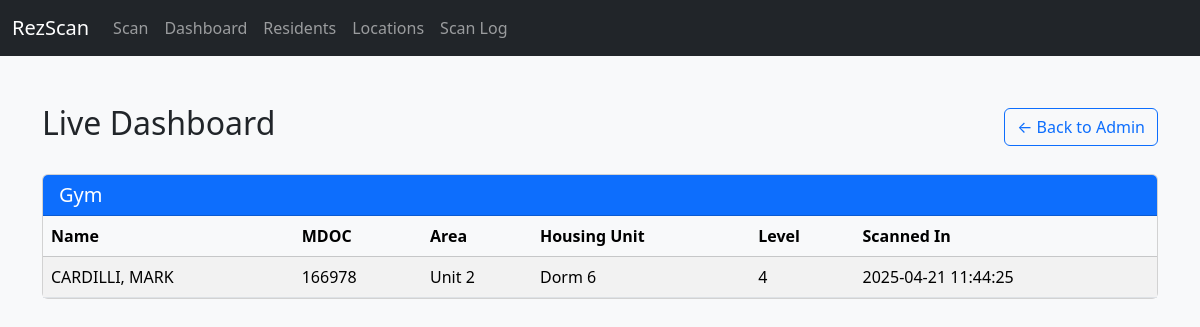
The app's page /admin/dashboard with its own data.
### tables this page shows
CREATE TABLE residents (
                id INTEGER PRIMARY KEY AUTOINCREMENT,
                name TEXT NOT NULL,
                mdoc TEXT UNIQUE NOT NULL,
                unit TEXT,
                housing_unit TEXT,
                level TEXT,
                photo TEXT
            );

CREATE TABLE scans (
                scanid INTEGER PRIMARY KEY AUTOINCREMENT,
                mdoc TEXT,
                date TEXT,
                time TEXT,
                status TEXT,
                location TEXT
            );

### RezScan Flask App.py (the view)
@app.route('/admin/dashboard')
def dashboard():
    with sqlite3.connect(DB_PATH) as conn:
        c = conn.cursor()
        c.execute('''
            SELECT s.mdoc, MAX(s.date || ' ' || s.time) as latest_time
            FROM scans s
            GROUP BY s.mdoc
        ''')
        latest_scans = c.fetchall()
        checked_in = []
        for mdoc, latest_time in latest_scans:
            c.execute('''
                SELECT r.name, r.mdoc, r.unit, r.housing_unit, r.level, s.date, s.time, s.location
                FROM scans s
                JOIN residents r ON s.mdoc = r.mdoc
                WHERE s.mdoc = ? AND (s.date || ' ' || s.time) = ? AND s.status = 'In'
            ''', (mdoc, latest_time))
            result = c.fetchone()
            if result:
                checked_in.append(result)
    return render_template('dashboard.html', data=checked_in)

### Templates/dashboard.html (shortened to what this page needs)
{% extends 'layout.html' %}
{% block content %}
<div class="d-flex justify-content-between align-items-center mb-4">
    <h2>Live Dashboard</h2>
    <a href="{{ url_for('manage_residents') }}" class="btn btn-outline-primary">← Back to Admin</a>
</div>
{% if data %}
    {% set grouped = {} %}
    {% for row in data %}
        {% set location = row[7] %}
        {% if location not in grouped %}
            {% set _ = grouped.update({location: []}) %}
        {% endif %}
        {% set _ = grouped[location].append(row) %}
    {% endfor %}
    {% for location, people in grouped.items() %}
        <div class="card mb-4">
            <div class="card-header bg-primary text-white">
                <h5 class="mb-0">{{ location }}</h5>
            </div>
            <div class="card-body p-0">
                <table class="table table-striped table-hover mb-0">
                    <thead class="table-light">
                        <tr>
                            <th>Name</th>
                            <th>MDOC</th>
                            <th>Area</th>
                            <th>Housing Unit</th>
                            <th>Level</th>
                            <th>Scanned In</th>
                        </tr>
                    </thead>
                    <tbody>
                        {% for p in people %}
                        <tr>
                            <td>{{ p[0] }}</td>
                            <td>{{ p[1] }}</td>
                            <td>{{ p[2] }}</td>
                            <td>{{ p[3] }}</td>
                            <td>{{ p[4] }}</td>
                            <td>{{ p[5] }} {{ p[6] }}</td>
                        </tr>
                        {% endfor %}
                    </tbody>
                </table>
            </div>
        </div>
    {% endfor %}
{% else %}
    <div class="alert alert-info">No residents are currently checked in.</div>
{% endif %}
{% endblock %}

### records on screen
residents: location "Gym", name "CARDILLI, MARK", mdoc "166978", unit "Unit 2", housing_unit "Dorm 6", level "4", date "2025-04-21", time "11:44:25"
